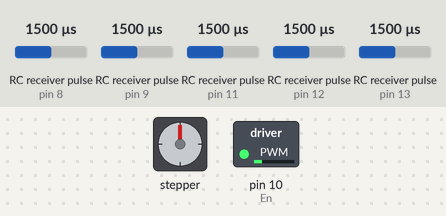
Bench run of a sketch on a simulated Arduino Uno, built with avr-gcc and run on an emulated ATmega328P. Parts: stepper motor, switched loads named in the sketch (green lamp = pin HIGH). Wiring (inferred from the names in the program): 5 × RC receiver channel: data pin 12 / data pin 8 / data pin 9 / data pin 13 / data pin 11; stepper motor (200 steps per turn assumed): coils pin 2, pin 3, pin 4, pin 5. The test bench sets the inputs (shaded band); at power-on: RC receiver pulse (sensors on pin 8, pin 11, pin 9, pin 12, pin 13) 1500 µs. Pins used as bus, display or sensor lines are not drawn.

Above: at 1.2 s.
1.3 s: RC receiver pulse (sensor on pin 8) set to 1387 µs
2.8 s: RC receiver pulse (sensor on pin 8) set to 1359 µs
At 3.6 s:
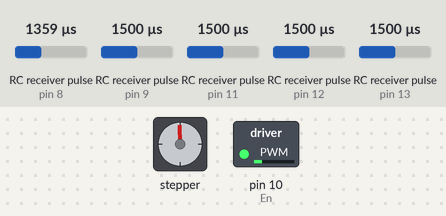
4.3 s: RC receiver pulse (sensor on pin 11) set to 1020 µs
At 4.7 s:
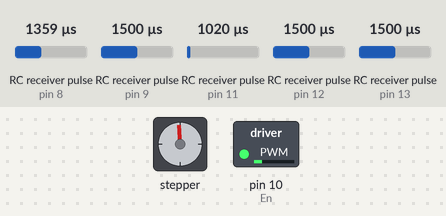
Timing chart, 0 to 7.3 s (numbered marks = the images above; inputs shaded):
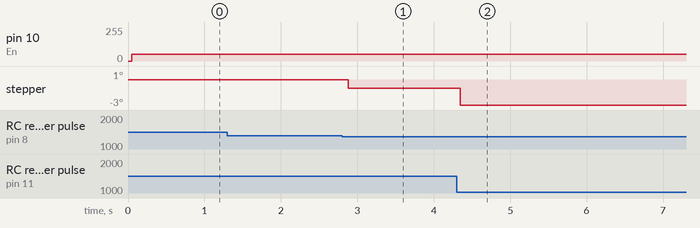

The sketch:

Rover_Arm.ino
```cpp
// #include <Arduino.h>
// #include "BasicStepperDriver.h"
// #include "A4988.h"
// #include "Servo.h"

// Receiver Inputs
#define CH1 8
#define CH2 9
// #define CH3 10
#define CH4 11
#define SWA_CH5 12
#define SWB_CH6 13
#define TimeOut 50000

// Defining motor driver pins
#define MotorPin1 2
#define MotorPin2 3
#define En 10

// // All the wires needed for full functionality
// #define DIR 4
// #define STEP 5
// //Uncomment line to use enable/disable functionality
// //#define SLEEP 13

// Relay pins for link 1 & 2
#define RelayIn_1A 4
#define RelayIn_1B 5
#define RelayIn_2A 6
#define RelayIn_2B 7

// #define ServoPin 3

// // Motor steps per revolution. Most steppers are 200 steps or 1.8 degrees/step
// #define SPR 200  //Steps per Revolution
// #define MICROSTEPS 1
// #define RPM 50

int Rotate = 0;
int RelayOut_1 = 0;
int RelayOut_2 = 0;
// int Pitch = 0;
// int Roll = 0;
// int Grip = 0;
// int RollPrevPos;
// int RollCurrPos;
// int RollCurrPos_F;
// int GripPrevPos;
// int GripCurrPos;
// int GripCurrPos_F;
// int pos = 0;

// Servo ServoPitch;

// // 2-wire basic config, microstepping is hardwired on the driver
// A4988 StepperRoll(SPR, DIR, STEP);
// A4988 StepperGrip(SPR, DIR, STEP);

//Uncomment line to use enable/disable functionality
//A4988 stepper(SPR, DIR, STEP, SLEEP);

void setup() {
  Serial.begin(9600);
  // StepperRoll.begin(RPM, MICROSTEPS);
  // StepperGrip.begin(RPM, MICROSTEPS);
  // if using enable/disable on ENABLE pin (active LOW) instead of SLEEP uncomment next line
  // stepper.setEnableActiveState(LOW);
  pinMode(MotorPin1, OUTPUT);
  pinMode(MotorPin2, OUTPUT);
  pinMode(RelayIn_1A, OUTPUT);
  pinMode(RelayIn_1B, OUTPUT);
  pinMode(En, OUTPUT);
  // ServoPitch.attach(ServoPin);

  // RollPrevPos = 0;
  // GripPrevPos = 0;
}

void loop() {
  if (pulseIn(SWA_CH5, HIGH, TimeOut) > 1250 && pulseIn(SWB_CH6, HIGH, TimeOut) > 1250) {
    MoveBase();
    MoveLink1();
    MoveLink2();
    // MoveGripper();
  } else if (pulseIn(SWA_CH5, HIGH, TimeOut) > 1250 && pulseIn(SWB_CH6, HIGH, TimeOut) < 1250) {
    MoveLink1();
    MoveLink2();
    // MoveClawPitch();
    // MoveClawRoll();
  } else {
    Default();
  }
  // PrintData();
  delay(5);
}

void MoveBase() {
  Rotate = map(pulseIn(CH4, HIGH, TimeOut), 1020, 1800, -100, 100);
  Rotate = constrain(Rotate, -100, 100);
  if (pulseIn(CH4, HIGH, TimeOut) == 0) {
    Rotate = 0;
  }
  if (Rotate < -10) {
    digitalWrite(MotorPin1, LOW);
    digitalWrite(MotorPin2, HIGH);
    analogWrite(En, 50);
  } else if (Rotate > 10) {
    digitalWrite(MotorPin1, HIGH);
    digitalWrite(MotorPin2, LOW);
    analogWrite(En, 50);
  } else {
    digitalWrite(MotorPin1, LOW);
    digitalWrite(MotorPin2, LOW);
    analogWrite(En, LOW);
  }
}

void MoveLink1() {
  RelayOut_1 = map(pulseIn(CH1, HIGH, TimeOut), 1020, 1800, -100, 100);
  RelayOut_1 = constrain(RelayOut_1, -100, 100);
  if (pulseIn(CH1, HIGH, TimeOut) == 0) {
    RelayOut_1 = 0;
  }
  if (RelayOut_1 < -10) {
    digitalWrite(RelayIn_1A, LOW);
    digitalWrite(RelayIn_1B, HIGH);
  } else if (RelayOut_1 > 10) {
    digitalWrite(RelayIn_1A, HIGH);
    digitalWrite(RelayIn_1B, LOW);
  } else {
    digitalWrite(RelayIn_1A, LOW);
    digitalWrite(RelayIn_1B, LOW);
  }
}

void MoveLink2() {
  RelayOut_2 = map(pulseIn(CH2, HIGH, TimeOut), 1080, 1730, -100, 100);
  RelayOut_2 = constrain(RelayOut_2, -100, 100);
  if (pulseIn(CH2, HIGH, TimeOut) == 0) {
    RelayOut_2 = 0;
  }
  if (RelayOut_2 < -10) {
    digitalWrite(RelayIn_2A, LOW);
    digitalWrite(RelayIn_2B, HIGH);
  } else if (RelayOut_2 > 10) {
    digitalWrite(RelayIn_2A, HIGH);
    digitalWrite(RelayIn_2B, LOW);
  } else {
    digitalWrite(RelayIn_2A, LOW);
    digitalWrite(RelayIn_2B, LOW);
  }
}

// void MoveClawPitch() {
//   Pitch = map(pulseIn(CH3, HIGH, TimeOut), 1070, 1740, 0, 180);
//   Pitch = constrain(Pitch, 0, 180);
//   if (pulseIn(CH3, HIGH, TimeOut) == 0) {
//     Pitch = 90;
//   }
//   ServoPitch.write(Pitch);
// }

// void MoveClawRoll() {
//   Roll = map(pulseIn(CH4, HIGH, TimeOut), 1020, 1800, -180, 180);
//   Roll = constrain(Roll, -180, 180);
//   if (pulseIn(CH4, HIGH, TimeOut) == 0) {
//     Roll = 0;
//   }
//   RollCurrPos = Roll;
//   RollCurrPos_F = 0.9 * RollCurrPos_F + 0.1 * RollCurrPos;
//   if (RollPrevPos != RollCurrPos) {
//     StepperRoll.move(RollCurrPos_F - RollPrevPos);
//     RollPrevPos = RollCurrPos_F;
//   }
// }

// void MoveGripper() {
//   Grip = map(pulseIn(CH3, HIGH, TimeOut), 1070, 1740, -180, 180);
//   Grip = constrain(Grip, -180, 180);
//   if (pulseIn(CH3, HIGH, TimeOut) == 0) {
//     Grip = 0;
//   }
//   GripCurrPos = Roll;
//   GripCurrPos_F = 0.9 * GripCurrPos_F + 0.1 * GripCurrPos;
//   if (GripPrevPos != GripCurrPos) {
//     StepperGrip.move((GripCurrPos_F - GripPrevPos)*50);
//     GripPrevPos = GripCurrPos_F;
//   }
// }

void Default() {
  Rotate = 0;
  RelayOut_1 = 0;
  RelayOut_2 = 0;
  // Pitch = 0;
  // Roll = 0;
  // Grip = 0;
}

void PrintData() {
  Serial.print("Rotate:");
  Serial.print(Rotate);
  Serial.print("  RelayOut_1:");
  Serial.print(RelayOut_1);
  Serial.print("  RelayOut_2:");
  Serial.print(RelayOut_2);
  // Serial.print("  Pitch:");
  // Serial.print(Pitch);
  // Serial.print("  Roll:");
  // Serial.print(Roll);
  // Serial.print("  Grip:");
  // Serial.print(Grip);

  Serial.println();
}
```

Measured:
- after the input at 1.3 s, every drawn part: stays the same
